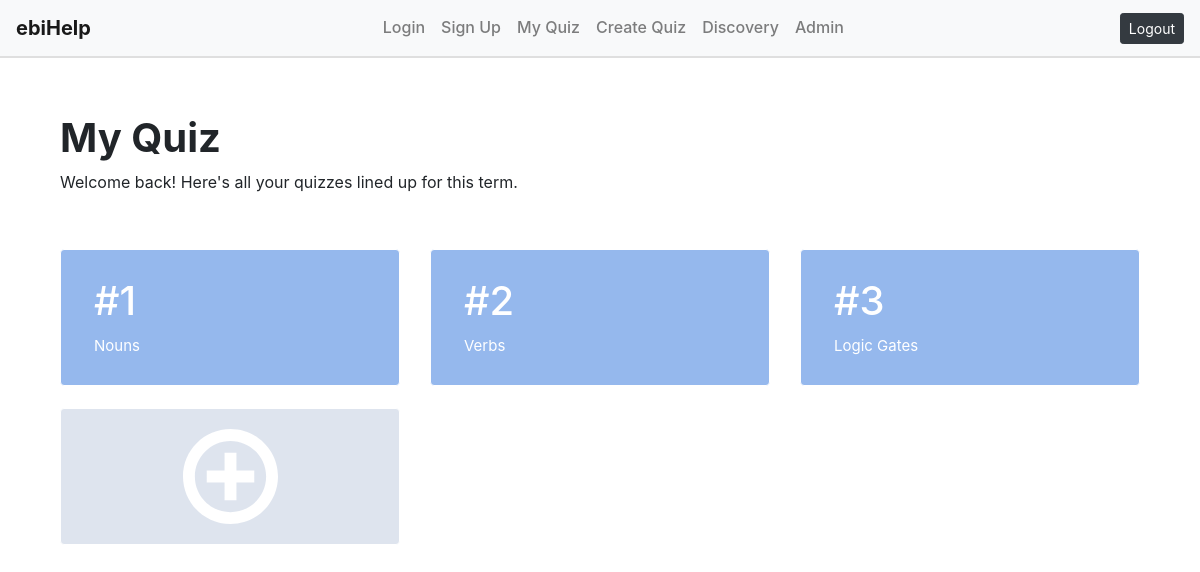
Page /admin_home on the earlier database version.
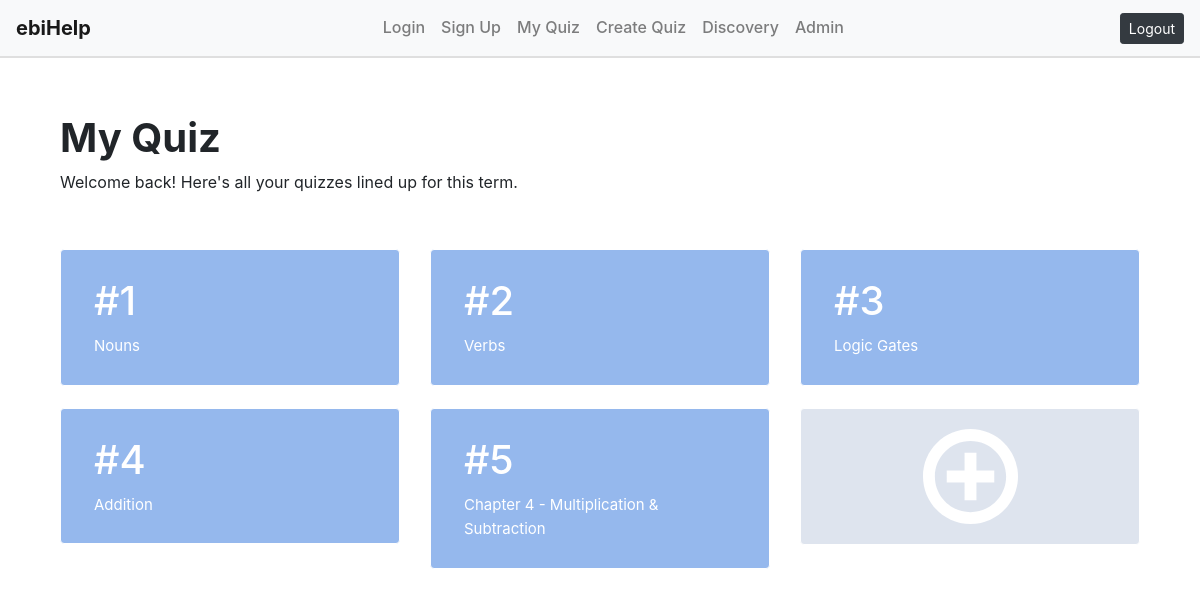
Same page on the later database version.
### website/models.py (models this page shows)
class Quiz(db.Model):
    id = db.Column(db.Integer, primary_key= True)  #creating unique id for quiz
    title = db.Column(db.String(100), nullable=False) #nullable=false means not accepting null values
    description = db.Column(db.String(200)) #actually instructions for the quiz, should appear before student answers quiz
    subject = db.Column(db.String(100), nullable= False)
    questions = db.relationship('Question', backref ='quiz', lazy=True)
    date_created = db.Column(db.DateTime(timezone=True), default=func.now())

### website/question.py (the view)
@question.route('/admin_home',methods = ['GET', 'POST'] )
def admin_home():
    quizzes = Quiz.query.all()
    return render_template('admin_home.html', quizzes=quizzes)

### website/templates/admin_home.html (shortened to what this page needs)
{% extends "base.html" %} {% block title %}Admin{% endblock %}
{% block content %}
<div class="container" style="margin-top: 5%; margin-bottom: 5%">
    <h1 style="font-weight: bold;">My Quiz</h1>
    <p>Welcome back! Here's all your quizzes lined up for this term.</p>
</div>
<div class="container">
<div class="row">
    {% for quiz in quizzes %}
        <div class="col-lg-4" style="padding-bottom: 2%;">
            <div class="card" style="background-color: #95B8ED;border-color: white;">
                <div class="card-body" id="heading{{quiz.id}}">
                    <button
                    class="btn btn-link"
                    data-toggle="collapse"
                    data-target="#collapse{{quiz.id}}"
                    aria-expanded="false"
                    aria-controls="collapse{{quiz.id}}"
                    style="text-align: left;">
                        <h1 style="color: white;">  #{{quiz.id}}</h1>
                        <p1 style="color: white; font-size: 15px;">{{quiz.title}}</p1>
                    </button>
                </div>
            </div>
        </div>
        {% endfor %}
    <div class="col-lg-4" style="padding-bottom: 2%;">
        <div class="card" style="background-color: #DEE4EE;border-color: white;">
            <div class="card-body text-center">
                <a href="/create-quiz">
                </a>
            </div>
        </div>
    </div>
</div>
</div>
{% endblock %}

Differences in the rows shown:
added Quiz: id "4", title "Addition"
added Quiz: id "5", title "Chapter 4 - Multiplication & Subtraction"
